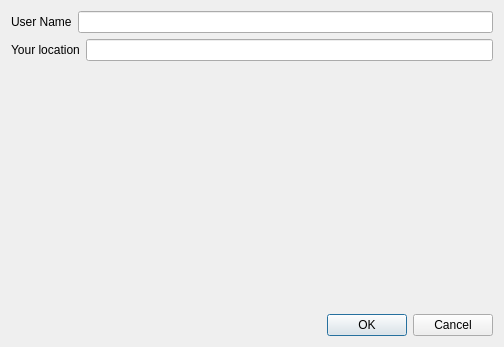
<?xml version="1.0" encoding="UTF-8"?>
<ui version="4.0">
 <class>SettingsDialog</class>
 <widget class="QDialog" name="SettingsDialog">
  <property name="geometry">
   <rect>
    <x>0</x>
    <y>0</y>
    <width>504</width>
    <height>347</height>
   </rect>
  </property>
  <property name="windowTitle">
   <string>Traceroute Generator Settings</string>
  </property>
  <layout class="QVBoxLayout" name="verticalLayout">
   <item>
    <layout class="QHBoxLayout" name="horizontalLayout">
     <item>
      <widget class="QLabel" name="label">
       <property name="toolTip">
        <string>Your name or handle</string>
       </property>
       <property name="text">
        <string>User Name</string>
       </property>
      </widget>
     </item>
     <item>
      <widget class="QLineEdit" name="userNameEdit"/>
     </item>
    </layout>
   </item>
   <item>
    <layout class="QHBoxLayout" name="horizontalLayout_2">
     <item>
      <widget class="QLabel" name="label_2">
       <property name="toolTip">
        <string>Your ZIP/postal code (optional)</string>
       </property>
       <property name="text">
        <string>Your location</string>
       </property>
      </widget>
     </item>
     <item>
      <widget class="QLineEdit" name="yourLocationEdit">
       <property name="maxLength">
        <number>10</number>
       </property>
      </widget>
     </item>
    </layout>
   </item>
   <item>
    <spacer name="verticalSpacer">
     <property name="orientation">
      <enum>Qt::Vertical</enum>
     </property>
     <property name="sizeHint" stdset="0">
      <size>
       <width>20</width>
       <height>208</height>
      </size>
     </property>
    </spacer>
   </item>
   <item>
    <layout class="QHBoxLayout" name="horizontalLayout_3">
     <item>
      <spacer name="horizontalSpacer">
       <property name="orientation">
        <enum>Qt::Horizontal</enum>
       </property>
       <property name="sizeHint" stdset="0">
        <size>
         <width>483</width>
         <height>20</height>
        </size>
       </property>
      </spacer>
     </item>
     <item>
      <widget class="QDialogButtonBox" name="buttonBox">
       <property name="orientation">
        <enum>Qt::Horizontal</enum>
       </property>
       <property name="standardButtons">
        <set>QDialogButtonBox::Cancel|QDialogButtonBox::Ok</set>
       </property>
      </widget>
     </item>
    </layout>
   </item>
  </layout>
 </widget>
 <resources/>
 <connections>
  <connection>
   <sender>buttonBox</sender>
   <signal>accepted()</signal>
   <receiver>SettingsDialog</receiver>
   <slot>accept()</slot>
   <hints>
    <hint type="sourcelabel">
     <x>248</x>
     <y>254</y>
    </hint>
    <hint type="destinationlabel">
     <x>157</x>
     <y>274</y>
    </hint>
   </hints>
  </connection>
  <connection>
   <sender>buttonBox</sender>
   <signal>rejected()</signal>
   <receiver>SettingsDialog</receiver>
   <slot>reject()</slot>
   <hints>
    <hint type="sourcelabel">
     <x>316</x>
     <y>260</y>
    </hint>
    <hint type="destinationlabel">
     <x>286</x>
     <y>274</y>
    </hint>
   </hints>
  </connection>
 </connections>
</ui>
